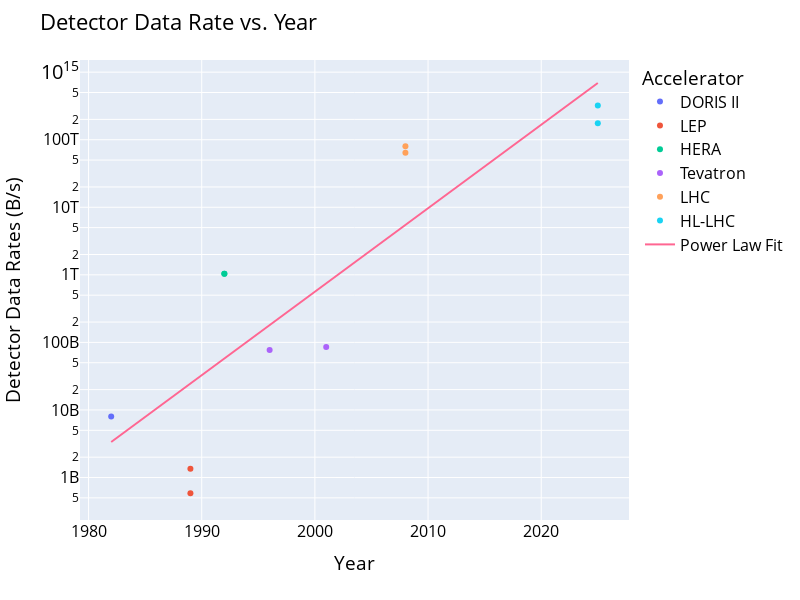

Write notebook code for a chart like this one.
### Code cell
fig = px.scatter(detectors,
                x = "Year",
                y = "Det. Data Rate",
                color = "Accelerator",
                width = 800,
                height = 600)

fig.add_trace(go.Scatter(x = year_x, y = fit_y, name="Power Law Fit"))

fig.update_layout(xaxis_type = "linear",
                yaxis_type = "log",
                yaxis_title = "Detector Data Rates (B/s)",
                xaxis_title = "Year",
                title = "Detector Data Rate vs. Year",
                font=dict(
                    size=16,  # Set the font size here
                    color="Black"
                  ))

### Figure 1 — Plotly figure (JSON) as saved in the notebook; plotly's stock layout.template omitted (floating-point values rounded to 4 significant figures)
{"data": [{"hovertemplate": "Accelerator=DORIS II<br>Year=%{x}<br>Det. Data Rate=%{y}<extra></extra>", "legendgroup": "DORIS II", "marker": {"color": "#636efa", "symbol": "circle"}, "mode": "markers", "name": "DORIS II", "orientation": "v", "showlegend": true, "type": "scatter", "x": [1982], "xaxis": "x", "y": [8000000000], "yaxis": "y"}, {"hovertemplate": "Accelerator=LEP<br>Year=%{x}<br>Det. Data Rate=%{y}<extra></extra>", "legendgroup": "LEP", "marker": {"color": "#EF553B", "symbol": "circle"}, "mode": "markers", "name": "LEP", "orientation": "v", "showlegend": true, "type": "scatter", "x": [1989, 1989], "xaxis": "x", "y": [585000000, 1350000000], "yaxis": "y"}, {"hovertemplate": "Accelerator=HERA<br>Year=%{x}<br>Det. Data Rate=%{y}<extra></extra>", "legendgroup": "HERA", "marker": {"color": "#00cc96", "symbol": "circle"}, "mode": "markers", "name": "HERA", "orientation": "v", "showlegend": true, "type": "scatter", "x": [1992, 1992], "xaxis": "x", "y": [1042000000000.0, 1042000000000.0], "yaxis": "y"}, {"hovertemplate": "Accelerator=Tevatron<br>Year=%{x}<br>Det. Data Rate=%{y}<extra></extra>", "legendgroup": "Tevatron", "marker": {"color": "#ab63fa", "symbol": "circle"}, "mode": "markers", "name": "Tevatron", "orientation": "v", "showlegend": true, "type": "scatter", "x": [1996, 2001], "xaxis": "x", "y": [77140000000.0, 85710000000.0], "yaxis": "y"}, {"hovertemplate": "Accelerator=LHC<br>Year=%{x}<br>Det. Data Rate=%{y}<extra></extra>", "legendgroup": "LHC", "marker": {"color": "#FFA15A", "symbol": "circle"}, "mode": "markers", "name": "LHC", "orientation": "v", "showlegend": true, "type": "scatter", "x": [2008, 2008], "xaxis": "x", "y": [80000000000000, 64000000000000], "yaxis": "y"}, {"hovertemplate": "Accelerator=HL-LHC<br>Year=%{x}<br>Det. Data Rate=%{y}<extra></extra>", "legendgroup": "HL-LHC", "marker": {"color": "#19d3f3", "symbol": "circle"}, "mode": "markers", "name": "HL-LHC", "orientation": "v", "showlegend": true, "type": "scatter", "x": [2025, 2025], "xaxis": "x", "y": [320000000000000, 176000000000000], "yaxis": "y"}, {"name": "Power Law Fit", "type": "scatter", "x": [1982, 1982.0, 1983.0, 1983.0, 1984.0, 1984.0, 1985.0, 1985.0, 1985.0, 1986.0, 1986.0, 1987.0, 1987.0, 1988.0, 1988.0, 1988.0, 1989.0, 1989.0, 1990.0, 1990.0, 1991.0, 1991.0, 1991.0, 1992.0, 1992.0, 1993.0, 1993.0, 1994.0, 1994.0, 1994.0, 1995.0, 1995.0, 1996.0, 1996.0, 1997.0, 1997.0, 1997.0, 1998.0, 1998.0, 1999.0, 1999.0, 2000.0, 2000.0, 2000.0, 2001.0, 2001.0, 2002.0, 2002.0, 2003.0, 2003.0, 2004.0, 2004.0, 2004.0, 2005.0, 2005.0, 2006.0, 2006.0, 2007.0, 2007.0, 2007.0, 2008.0, 2008.0, 2009.0, 2009.0, 2010.0, 2010.0, 2010.0, 2011.0, 2011.0, 2012.0, 2012.0, 2013.0, 2013.0, 2013.0, 2014.0, 2014.0, 2015.0, 2015.0, 2016.0, 2016.0, 2016.0, 2017.0, 2017.0, 2018.0, 2018.0, 2019.0, 2019.0, 2019.0, 2020.0, 2020.0, 2021.0, 2021.0, 2022.0, 2022.0, 2022.0, 2023.0, 2023.0, 2024.0, 2024.0, 2025.0, 2025], "y": [3355000000.0, 3791000000.0, 4285000000.0, 4842000000.0, 5473000000.0, 6185000000.0, 6990000000.0, 7900000000.0, 8928000000.0, 10090000000.0, 11400000000.0, 12890000000.0, 14570000000.0, 16460000000.0, 18600000000.0, 21030000000.0, 23760000000.0, 26850000000.0, 30350000000.0, 34300000000.0, 38770000000.0, 43810000000.0, 49510000000.0, 55960000000.0, 63240000000.0, 71470000000.0, 80780000000.0, 91290000000.0, 103200000000.0, 116600000000.0, 131800000000.0, 148900000000.0, 168300000000.0, 190200000000.0, 215000000000.0, 243000000000.0, 274600000000.0, 310300000000.0, 350700000000.0, 396400000000.0, 448000000000.0, 506300000000.0, 572200000000.0, 646600000000.0, 730800000000.0, 825900000000.0, 933400000000.0, 1055000000000.0, 1192000000000.0, 1347000000000.0, 1523000000000.0, 1721000000000.0, 1945000000000.0, 2198000000000.0, 2484000000000.0, 2808000000000.0, 3173000000000.0, 3586000000000.0, 4053000000000.0, 4580000000000.0, 5177000000000.0, 5850000000000.0, 6612000000000.0, 7473000000000.0, 8445000000000.0, 9544000000000.0, 10790000000000.0, 12190000000000.0, 13780000000000.0, 15570000000000.0, 17600000000000.0, 19890000000000.0, 22480000000000.0, 25400000000000.0, 28710000000000.0, 32450000000000.0, 36670000000000.0, 41440000000000.0, 46840000000000.0, 52930000000000.0, 59820000000000.0, 67610000000000.0, 76410000000000.0, 86350000000000.0, 97590000000000.0, 110300000000000.0, 124700000000000.0, 140900000000000.0, 159200000000000.0, 179900000000000.0, 203400000000000.0, 229800000000000.0, 259700000000000.0, 293500000000000.0, 331800000000000.0, 374900000000000.0, 423700000000000.0, 478900000000000.0, 541200000000000.0, 611667369124097, 691300000000000.0]}], "layout": {"font": {"color": "Black", "size": 16}, "height": 600, "legend": {"title": {"text": "Accelerator"}, "tracegroupgap": 0}, "margin": {"t": 60}, "title": {"text": "Detector Data Rate vs. Year"}, "width": 800, "xaxis": {"anchor": "y", "domain": [0, 1], "title": {"text": "Year"}, "type": "linear"}, "yaxis": {"anchor": "x", "domain": [0, 1], "title": {"text": "Detector Data Rates (B/s)"}, "type": "log"}}}
